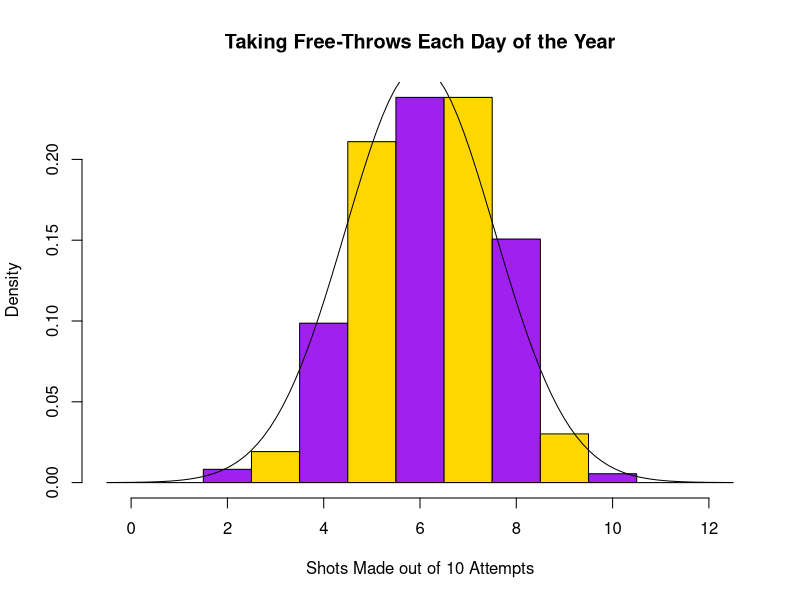

Write R code to recreate this figure. (Note: this script raises an error after producing the figure.)
##Let's assume that you are a 60% free-throw shooter and that each shot is 
## a random and independent chance event.  Let's simulate taking a different number
## of shots at the free-throw line and evaluate the mean and standard deviation of 
## each trial.  


## Suppose we take 10 free-throw shots each day for a year.
x2=rbinom(365, 10, .6)
hist(x2, breaks=seq(-0.5,12.5,1), xlab="Shots Made out of 10 Attempts",main="Taking Free-Throws Each Day of the Year", prob=T, col=c("purple","gold"))
##compare the simulated values to the theoretical values
10*.6  ##theoretical mean
mean(x2) ##simulated mean
sqrt(10*.6*.4)  ##theoretical standard deviation
sd(x2) ##simulated standard deviation
curve(dnorm(x,6 ,sqrt(10*.6*.4) ), add=T)


## Suppose we take 20 free-throw shots each day for a year.
x3=rbinom(365, 20, .6)
hist(x3, breaks=seq(5.5,22.5,1), xlab="Shots Made out of 20 Attempts",main="Taking Free-Throws Each Day of the Year", prob=T, col=c("purple","gold"))
##compare the simulated values to the theoretical values
20*.6  ##theoretical mean
mean(x3) ##simulated mean
sqrt(20*.6*.4)  ##theoretical standard deviation
sd(x3) ##simulated standard deviation
curve(dnorm(x,12 ,sqrt(20*.6*.4) ), add=T)



## Suppose we take 50 free-throw shots each day for a year.
x4=rbinom(365, 50, .6)
hist(x4, breaks=seq(15.5,52.55,1), xlab="Shots Made out of 50 Attempts",main="Taking Free-Throws Each Day of the Year", prob=T, col=c("purple","gold"))
##compare the simulated values to the theoretical values
50*.6  ##theoretical mean
mean(x4) ##simulated mean
sqrt(50*.6*.4)  ##theoretical standard deviation
sd(x4) ##simulated standard deviation
curve(dnorm(x,30 ,sqrt(50*.6*.4) ), add=T)



## Suppose we take 100 free-throw shots each day for a year.
x3=rbinom(365, 100, .6)
stripchart(x3, method="stack", pch=20, at=0, xlab="Shots Made out of 100 Attempts",main="Taking Free-Throws Each Day of the Year", offset=.2)
##compare the simulated values to the theoretical values
100*.6  ##theoretical mean
mean(x3) ##simulated mean
sqrt(100*.6*.4)  ##theoretical standard deviation
sd(x3) ##simulated standard deviation

